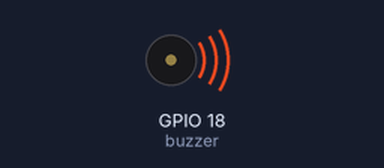
Bench run of a program on a simulated Raspberry Pi (BCM pin numbers). On the bench: buzzer (waves = sounding). At 1.5 s the program stops and its outputs stay as they are.

Above: at 0.1 s.
At 1.6 s:
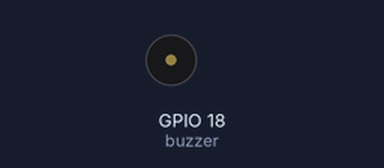
Timing chart, 0 to 3.0 s (numbered marks = the images above):
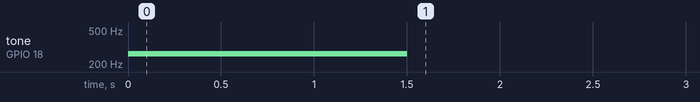

Measured:
- by itself, tone on GPIO 18 (buzzer): silent → 262 Hz at 0.00 s, → silent 1.5 s later

The program:

Buzzer6.py
```python
import RPi.GPIO as GPIO
import time

buzzer = 18
GPIO.setmode(GPIO.BCM)
GPIO.setup(buzzer, GPIO.OUT)
GPIO.setwarnings(False)

pwm = GPIO.PWM(buzzer, 262)
pwm.start(50.0) #듀티비를 50%로 높여 설정함
time.sleep(1.5) #1.5초간 음이 울리도록 시간지연

pwm.stop()
GPIO.cleanup()
```
